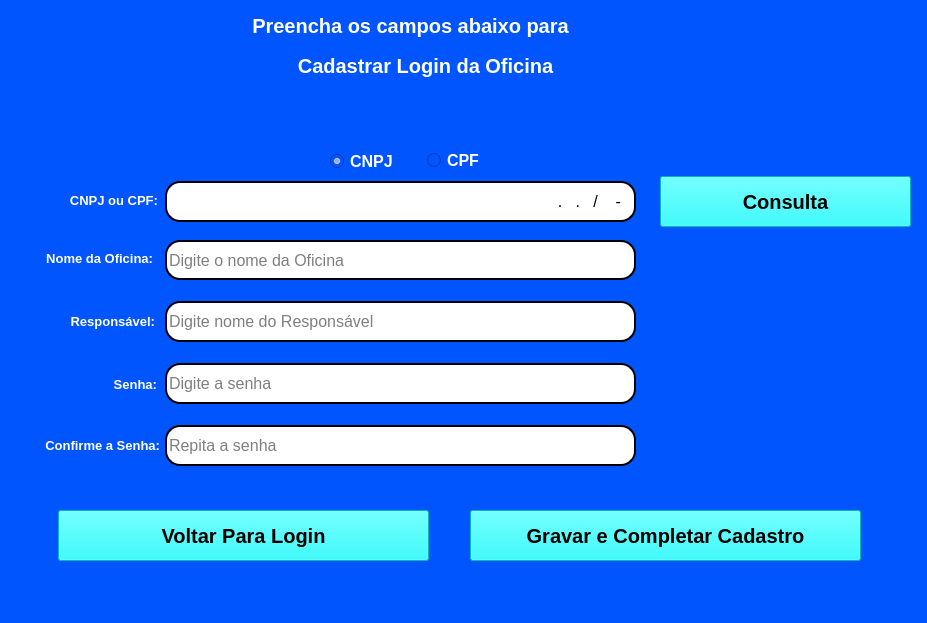
<?xml version="1.0" encoding="UTF-8"?>
<ui version="4.0">
 <class>Tela_Cadastro__oficinas_os</class>
 <widget class="QMainWindow" name="Tela_Cadastro__oficinas_os">
  <property name="geometry">
   <rect>
    <x>0</x>
    <y>0</y>
    <width>927</width>
    <height>623</height>
   </rect>
  </property>
  <property name="windowTitle">
   <string>Tela de Cadastro de Oficinas</string>
  </property>
  <property name="styleSheet">
   <string notr="true">background-color: rgb(0, 85, 255);</string>
  </property>
  <property name="dockNestingEnabled">
   <bool>true</bool>
  </property>
  <widget class="QWidget" name="centralwidget">
   <widget class="QLabel" name="label">
    <property name="geometry">
     <rect>
      <x>0</x>
      <y>10</y>
      <width>821</width>
      <height>31</height>
     </rect>
    </property>
    <property name="font">
     <font>
      <pointsize>15</pointsize>
      <weight>75</weight>
      <bold>true</bold>
     </font>
    </property>
    <property name="styleSheet">
     <string notr="true">color: rgb(255, 255, 255);</string>
    </property>
    <property name="text">
     <string>Preencha os campos abaixo para</string>
    </property>
    <property name="alignment">
     <set>Qt::AlignCenter</set>
    </property>
   </widget>
   <widget class="QLineEdit" name="lineEdit">
    <property name="geometry">
     <rect>
      <x>165</x>
      <y>240</y>
      <width>471</width>
      <height>40</height>
     </rect>
    </property>
    <property name="font">
     <font>
      <pointsize>12</pointsize>
     </font>
    </property>
    <property name="contextMenuPolicy">
     <enum>Qt::PreventContextMenu</enum>
    </property>
    <property name="styleSheet">
     <string notr="true">background-color:rgb(255,255,255);
border-radius:15px;
border-style:outset;
border-width:2px;</string>
    </property>
    <property name="inputMethodHints">
     <set>Qt::ImhHiddenText</set>
    </property>
    <property name="inputMask">
     <string/>
    </property>
    <property name="text">
     <string/>
    </property>
    <property name="placeholderText">
     <string>Digite o nome da Oficina</string>
    </property>
    <property name="clearButtonEnabled">
     <bool>false</bool>
    </property>
   </widget>
   <widget class="QLineEdit" name="lineEdit_2">
    <property name="geometry">
     <rect>
      <x>165</x>
      <y>181</y>
      <width>471</width>
      <height>41</height>
     </rect>
    </property>
    <property name="font">
     <font>
      <pointsize>12</pointsize>
     </font>
    </property>
    <property name="contextMenuPolicy">
     <enum>Qt::PreventContextMenu</enum>
    </property>
    <property name="autoFillBackground">
     <bool>false</bool>
    </property>
    <property name="styleSheet">
     <string notr="true">background-color:rgb(255,255,255);
border-radius:15px;
border-style:outset;
border-width:2px;</string>
    </property>
    <property name="inputMethodHints">
     <set>Qt::ImhNone</set>
    </property>
    <property name="inputMask">
     <string notr="true">NN.NNN.NNN/NNNN-NN</string>
    </property>
    <property name="text">
     <string>../-</string>
    </property>
    <property name="alignment">
     <set>Qt::AlignRight|Qt::AlignTrailing|Qt::AlignVCenter</set>
    </property>
    <property name="placeholderText">
     <string>Digite o login</string>
    </property>
    <property name="cursorMoveStyle">
     <enum>Qt::LogicalMoveStyle</enum>
    </property>
    <property name="clearButtonEnabled">
     <bool>false</bool>
    </property>
   </widget>
   <widget class="QLineEdit" name="lineEdit_3">
    <property name="geometry">
     <rect>
      <x>165</x>
      <y>363</y>
      <width>471</width>
      <height>41</height>
     </rect>
    </property>
    <property name="font">
     <font>
      <pointsize>12</pointsize>
     </font>
    </property>
    <property name="contextMenuPolicy">
     <enum>Qt::PreventContextMenu</enum>
    </property>
    <property name="styleSheet">
     <string notr="true">background-color:rgb(255,255,255);
border-radius:15px;
border-style:outset;
border-width:2px;</string>
    </property>
    <property name="text">
     <string/>
    </property>
    <property name="echoMode">
     <enum>QLineEdit::Password</enum>
    </property>
    <property name="placeholderText">
     <string>Digite a senha</string>
    </property>
    <property name="clearButtonEnabled">
     <bool>false</bool>
    </property>
   </widget>
   <widget class="QLineEdit" name="lineEdit_4">
    <property name="geometry">
     <rect>
      <x>165</x>
      <y>425</y>
      <width>471</width>
      <height>41</height>
     </rect>
    </property>
    <property name="font">
     <font>
      <pointsize>12</pointsize>
     </font>
    </property>
    <property name="contextMenuPolicy">
     <enum>Qt::PreventContextMenu</enum>
    </property>
    <property name="styleSheet">
     <string notr="true">background-color:rgb(255,255,255);
border-radius:15px;
border-style:outset;
border-width:2px;</string>
    </property>
    <property name="text">
     <string/>
    </property>
    <property name="echoMode">
     <enum>QLineEdit::Password</enum>
    </property>
    <property name="placeholderText">
     <string>Repita a senha</string>
    </property>
    <property name="clearButtonEnabled">
     <bool>false</bool>
    </property>
   </widget>
   <widget class="QPushButton" name="pb_cadastrar">
    <property name="geometry">
     <rect>
      <x>470</x>
      <y>510</y>
      <width>391</width>
      <height>51</height>
     </rect>
    </property>
    <property name="font">
     <font>
      <pointsize>15</pointsize>
      <weight>75</weight>
      <bold>true</bold>
     </font>
    </property>
    <property name="styleSheet">
     <string notr="true">background-color: rgb(0, 255, 255);</string>
    </property>
    <property name="text">
     <string>Gravar e Completar Cadastro</string>
    </property>
   </widget>
   <widget class="QLineEdit" name="lineEdit_1">
    <property name="geometry">
     <rect>
      <x>165</x>
      <y>301</y>
      <width>471</width>
      <height>41</height>
     </rect>
    </property>
    <property name="font">
     <font>
      <pointsize>12</pointsize>
     </font>
    </property>
    <property name="contextMenuPolicy">
     <enum>Qt::PreventContextMenu</enum>
    </property>
    <property name="layoutDirection">
     <enum>Qt::RightToLeft</enum>
    </property>
    <property name="styleSheet">
     <string notr="true">background-color:rgb(255,255,255);
border-radius:15px;
border-style:outset;
border-width:2px;</string>
    </property>
    <property name="locale">
     <locale language="Portuguese" country="Brazil"/>
    </property>
    <property name="inputMethodHints">
     <set>Qt::ImhHiddenText</set>
    </property>
    <property name="text">
     <string/>
    </property>
    <property name="placeholderText">
     <string>Digite nome do Responsável</string>
    </property>
    <property name="clearButtonEnabled">
     <bool>false</bool>
    </property>
   </widget>
   <widget class="QPushButton" name="pb_cadastrar_2">
    <property name="geometry">
     <rect>
      <x>58</x>
      <y>510</y>
      <width>371</width>
      <height>51</height>
     </rect>
    </property>
    <property name="font">
     <font>
      <pointsize>15</pointsize>
      <weight>75</weight>
      <bold>true</bold>
     </font>
    </property>
    <property name="styleSheet">
     <string notr="true">background-color: rgb(0, 255, 255);</string>
    </property>
    <property name="text">
     <string>Voltar Para Login</string>
    </property>
   </widget>
   <widget class="QRadioButton" name="rb_cnpj">
    <property name="geometry">
     <rect>
      <x>330</x>
      <y>151</y>
      <width>95</width>
      <height>20</height>
     </rect>
    </property>
    <property name="font">
     <font>
      <pointsize>12</pointsize>
      <weight>75</weight>
      <bold>true</bold>
     </font>
    </property>
    <property name="styleSheet">
     <string notr="true">color: rgb(255, 255, 255);</string>
    </property>
    <property name="text">
     <string>CNPJ</string>
    </property>
    <property name="checked">
     <bool>true</bool>
    </property>
   </widget>
   <widget class="QRadioButton" name="rb_cpf">
    <property name="geometry">
     <rect>
      <x>427</x>
      <y>150</y>
      <width>95</width>
      <height>20</height>
     </rect>
    </property>
    <property name="font">
     <font>
      <pointsize>12</pointsize>
      <weight>75</weight>
      <bold>true</bold>
     </font>
    </property>
    <property name="styleSheet">
     <string notr="true">color: rgb(255, 255, 255);</string>
    </property>
    <property name="text">
     <string>CPF</string>
    </property>
   </widget>
   <widget class="QLabel" name="label_2">
    <property name="geometry">
     <rect>
      <x>10</x>
      <y>50</y>
      <width>831</width>
      <height>31</height>
     </rect>
    </property>
    <property name="font">
     <font>
      <pointsize>15</pointsize>
      <weight>75</weight>
      <bold>true</bold>
     </font>
    </property>
    <property name="styleSheet">
     <string notr="true">color: rgb(255, 255, 255);</string>
    </property>
    <property name="text">
     <string>Cadastrar Login da Oficina</string>
    </property>
    <property name="alignment">
     <set>Qt::AlignCenter</set>
    </property>
   </widget>
   <widget class="QLabel" name="label_3">
    <property name="geometry">
     <rect>
      <x>-47</x>
      <y>243</y>
      <width>200</width>
      <height>31</height>
     </rect>
    </property>
    <property name="font">
     <font>
      <pointsize>10</pointsize>
      <weight>75</weight>
      <bold>true</bold>
     </font>
    </property>
    <property name="styleSheet">
     <string notr="true">color: rgb(255, 255, 255);</string>
    </property>
    <property name="text">
     <string>Nome da Oficina:</string>
    </property>
    <property name="alignment">
     <set>Qt::AlignRight|Qt::AlignTrailing|Qt::AlignVCenter</set>
    </property>
   </widget>
   <widget class="QLabel" name="label_4">
    <property name="geometry">
     <rect>
      <x>-56</x>
      <y>306</y>
      <width>211</width>
      <height>31</height>
     </rect>
    </property>
    <property name="font">
     <font>
      <pointsize>10</pointsize>
      <weight>75</weight>
      <bold>true</bold>
     </font>
    </property>
    <property name="styleSheet">
     <string notr="true">color: rgb(255, 255, 255);</string>
    </property>
    <property name="text">
     <string>Responsável:</string>
    </property>
    <property name="alignment">
     <set>Qt::AlignRight|Qt::AlignTrailing|Qt::AlignVCenter</set>
    </property>
   </widget>
   <widget class="QLabel" name="label_5">
    <property name="geometry">
     <rect>
      <x>-42</x>
      <y>185</y>
      <width>200</width>
      <height>31</height>
     </rect>
    </property>
    <property name="font">
     <font>
      <pointsize>10</pointsize>
      <weight>75</weight>
      <bold>true</bold>
     </font>
    </property>
    <property name="styleSheet">
     <string notr="true">color: rgb(255, 255, 255);</string>
    </property>
    <property name="text">
     <string>CNPJ ou CPF:</string>
    </property>
    <property name="alignment">
     <set>Qt::AlignRight|Qt::AlignTrailing|Qt::AlignVCenter</set>
    </property>
   </widget>
   <widget class="QLabel" name="label_6">
    <property name="geometry">
     <rect>
      <x>-43</x>
      <y>369</y>
      <width>200</width>
      <height>31</height>
     </rect>
    </property>
    <property name="font">
     <font>
      <pointsize>10</pointsize>
      <weight>75</weight>
      <bold>true</bold>
     </font>
    </property>
    <property name="styleSheet">
     <string notr="true">color: rgb(255, 255, 255);</string>
    </property>
    <property name="text">
     <string>Senha:</string>
    </property>
    <property name="alignment">
     <set>Qt::AlignRight|Qt::AlignTrailing|Qt::AlignVCenter</set>
    </property>
   </widget>
   <widget class="QLabel" name="label_7">
    <property name="geometry">
     <rect>
      <x>-40</x>
      <y>430</y>
      <width>200</width>
      <height>31</height>
     </rect>
    </property>
    <property name="font">
     <font>
      <pointsize>10</pointsize>
      <weight>75</weight>
      <bold>true</bold>
     </font>
    </property>
    <property name="styleSheet">
     <string notr="true">color: rgb(255, 255, 255);</string>
    </property>
    <property name="text">
     <string>Confirme a Senha:</string>
    </property>
    <property name="alignment">
     <set>Qt::AlignRight|Qt::AlignTrailing|Qt::AlignVCenter</set>
    </property>
   </widget>
   <widget class="QPushButton" name="pb_consulta">
    <property name="geometry">
     <rect>
      <x>660</x>
      <y>176</y>
      <width>251</width>
      <height>51</height>
     </rect>
    </property>
    <property name="font">
     <font>
      <pointsize>15</pointsize>
      <weight>75</weight>
      <bold>true</bold>
     </font>
    </property>
    <property name="styleSheet">
     <string notr="true">background-color: rgb(0, 255, 255);</string>
    </property>
    <property name="text">
     <string>Consulta</string>
    </property>
   </widget>
  </widget>
  <widget class="QMenuBar" name="menubar">
   <property name="geometry">
    <rect>
     <x>0</x>
     <y>0</y>
     <width>927</width>
     <height>26</height>
    </rect>
   </property>
  </widget>
  <widget class="QStatusBar" name="statusBar"/>
 </widget>
 <tabstops>
  <tabstop>lineEdit_2</tabstop>
  <tabstop>lineEdit</tabstop>
  <tabstop>lineEdit_1</tabstop>
  <tabstop>lineEdit_3</tabstop>
  <tabstop>lineEdit_4</tabstop>
  <tabstop>pb_cadastrar</tabstop>
  <tabstop>pb_cadastrar_2</tabstop>
  <tabstop>rb_cnpj</tabstop>
  <tabstop>rb_cpf</tabstop>
 </tabstops>
 <resources/>
 <connections/>
</ui>
